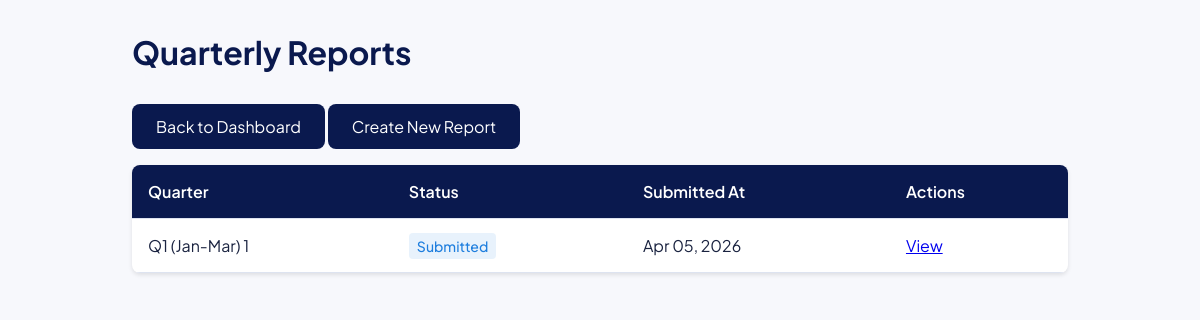
Screenshot of /students/reports/ (signed in) with the database file from the repository.
### students/models.py (models this page shows, shortened)
class QuarterlyReport(models.Model):
    QUARTER_CHOICES = [
        ('Q1', 'Q1 (Jan-Mar)'),
        ('Q2', 'Q2 (Apr-Jun)'),
        ('Q3', 'Q3 (Jul-Sep)'),
        ('Q4', 'Q4 (Oct-Dec)'),
    ]
    STATUS_CHOICES = [
        ('draft', 'Draft'),
        ('submitted', 'Submitted'),
        ('reviewed', 'Reviewed'),
    ]
    student = models.ForeignKey(Student, on_delete=models.CASCADE, related_name="quarterly_reports")
    quarter = models.CharField(max_length=2, choices=QUARTER_CHOICES)
    year = models.IntegerField()
    work_done = models.TextField()
    progress = models.TextField()
    challenges = models.TextField(blank=True, null=True)
    supervisor_feedback = models.TextField(blank=True, null=True)
    next_plan = models.TextField()
    submitted_at = models.DateTimeField(auto_now_add=True)
    status = models.CharField(max_length=20, choices=STATUS_CHOICES, default='draft')
    is_late = models.BooleanField(default=False)
    class Meta:
        unique_together = ('student', 'quarter', 'year')

### students/views.py (the view)
# urls.py: path('reports/', list_quarterly_reports, name='list_quarterly_reports'),
@login_required
def list_quarterly_reports(request):
    student = get_object_or_404(Student, user=request.user)
    reports = QuarterlyReport.objects.filter(student=student).order_by('-submitted_at')
    return render(request, 'students/quarterly_report_list.html', {'reports': reports})

### templates/students/quarterly_report_list.html (shortened to what this page needs)
{% load static %}
<!DOCTYPE html>
<html lang="en">
<head>
</head>
<body>
<div class="container">
    <h1>Quarterly Reports</h1>
    <a href="{% url 'student_dashboard' %}" class="btn btn-secondary" style="margin-bottom:1rem;">Back to Dashboard</a>
    <a href="{% url 'create_quarterly_report' %}" class="btn">Create New Report</a>
    {% if reports %}
    <table class="table">
        <thead>
            <tr>
                <th>Quarter</th>
                <th>Status</th>
                <th>Submitted At</th>
                <th>Actions</th>
            </tr>
        </thead>
        <tbody>
            {% for report in reports %}
            <tr>
                <td>{{ report.get_quarter_display }} {{ report.year }}{% if report.is_late %} <span style="color:red;">(Late)</span>{% endif %}</td>
                <td><span class="status {{ report.status }}">{{ report.get_status_display }}</span></td>
                <td>{{ report.submitted_at|date:"M d, Y" }}</td>
                <td>
                    <a href="{% url 'detail_quarterly_report' report.pk %}">View</a>
                </td>
            </tr>
            {% endfor %}
        </tbody>
    </table>
    {% else %}
    <p>No quarterly reports yet. <a href="{% url 'create_quarterly_report' %}">Create your first report</a>.</p>
    {% endif %}
</div>
</body>
</html>

### templates/students/quarterly_report_list.html (style rules this page uses)
:root { --navy:#0A194E; --navy2:#0D2260; --amber:#FFC107; --amber2:#FFD54F; --amber-dark:#E6AD00; --white:#FFFFFF; --off:#F7F8FC; --off2:#EEF1F8; --text:#1A2340; --muted:#5A6A8A; --soft:#9AAAC0; --border:#DDE3F0; --green:#1DA462; --green-dim:rgba(29,164,98,0.1); --red:#E53935; --red-dim:rgba(229,57,53,0.1); --blue:#1E7EDE; --blue-dim:rgba(30,126,222,0.1); --orange:#F57C00; --orange-dim:rgba(245,124,0,0.1); --sidebar-w:230px }
*,*::before,*::after { box-sizing:border-box;margin:0;padding:0 }
body { font-family:'Plus Jakarta Sans',sans-serif; background:var(--off); color:var(--text); min-height:100vh; }
.container { max-width:1000px; margin:0 auto; padding:2rem; }
h1 { color:var(--navy); margin-bottom:2rem; }
.btn { background:var(--navy); color:var(--white); padding:0.75rem 1.5rem; border:none; border-radius:0.5rem; cursor:pointer; font-size:1rem; text-decoration:none; display:inline-block; margin-bottom:1rem; }
.table { width:100%; border-collapse:collapse; background:var(--white); border-radius:0.5rem; overflow:hidden; box-shadow:0 2px 4px rgba(0,0,0,0.1); }
.table th, .table td { padding:1rem; text-align:left; border-bottom:1px solid var(--border); }
.table th { background:var(--navy); color:var(--white); font-weight:600; }
.status { padding:0.25rem 0.5rem; border-radius:0.25rem; font-size:0.875rem; font-weight:500; }
.status.submitted { background:var(--blue-dim); color:var(--blue); }

### rows the page displays
QuarterlyReport: quarter "Q1 (Jan-Mar)", year "1", status "Submitted", submitted_at "Apr 05, 2026"
